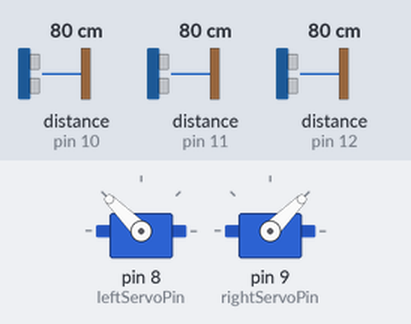
Simulated run of this sketch. Board: Arduino Uno, built with avr-gcc and run on an emulated ATmega328P. On the bench: 2 × servo. Wiring (inferred from the names in the program): 3 × ultrasonic range finder: trigger pin 2, echo pin 10 / trigger pin 3, echo pin 11 / trigger pin 4, echo pin 12. The test bench sets the inputs (shaded band); at power-on: distance to the obstacle (sensors on pin 12, pin 10, pin 11) 80 cm. The echo pulse lasts 58.3 µs per cm.

Above: at 1.2 s.
1.3 s: distance to the obstacle (sensor on pin 12) set to 15 cm
4.3 s: distance to the obstacle (sensor on pin 12) set to 12 cm
At 5.3 s:
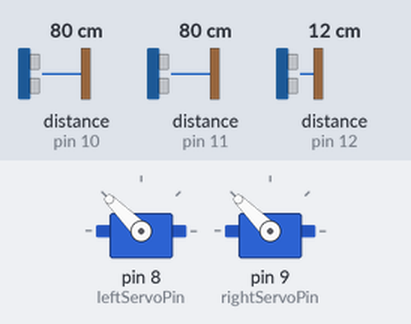
5.9 s: distance to the obstacle (sensor on pin 12) set to 18 cm
At 6.09 s:
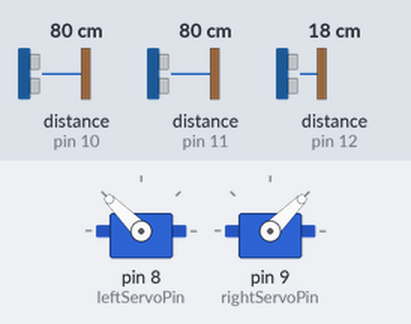
8.9 s: distance to the obstacle (sensor on pin 10) set to 13 cm
11.9 s: distance to the obstacle (sensor on pin 10) set to 10 cm
At 12.3 s:
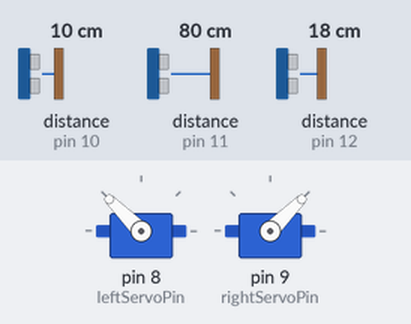
13.4 s: distance to the obstacle (sensor on pin 10) set to 18 cm
At 13.56 s:
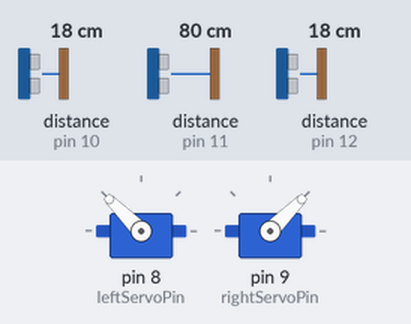
Timing chart, 0 to 17.4 s (numbered marks = the images above; inputs shaded):
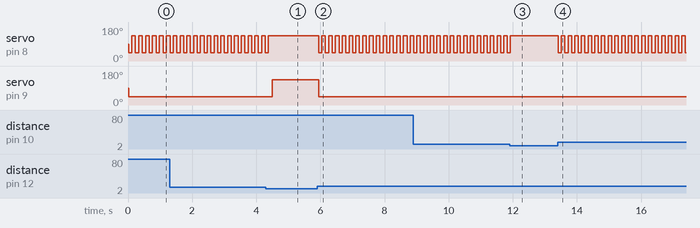

Measured:
- the behaviour switches between 14 and 13 cm on distance to the obstacle (sensor on pin 12) (found by bisection; images 0 and 1)
- the behaviour switches between 12 and 11 cm on distance to the obstacle (sensor on pin 10) (found by bisection; images 2 and 3)
- after the input at 4.3 s, servo on pin 8 (leftServoPin): goes on until 4.4 s, then stays 135°; servo on pin 9 (rightServoPin): 45° → 135° after 0.19 s
- after the input at 5.9 s, servo on pin 8 (leftServoPin): alternates 135° for 0.11 s and 45° for 0.10 s, starting at once; servo on pin 9 (rightServoPin): 135° → 45° at once
- after the input at 11.9 s, servo on pin 8 (leftServoPin): goes on until 11.9 s, then stays 135°
- after the input at 13.4 s, servo on pin 8 (leftServoPin): alternates 135° for 0.11 s and 45° for 0.10 s, starting at once
- by itself, servo on pin 8 (leftServoPin): alternates 135° for 0.11 s and 45° for 0.10 s

The sketch:

labirinto_zum2.ino
```cpp
#include <Servo.h>

Servo rightServo;
Servo leftServo;

const int center = A1;
const int left = A2;
const int right = A0;
const int leftServoPin = 8;
const int rightServoPin = 9;
const int leftSensorPin = 5;
const int middleSensorPin = 6;
const int rightSensorPin = 7;
const int leftTrigPin = 3;
const int frontTrigPin = 4;
const int rightTrigPin = 2;
const int leftEchoPin = 11;
const int frontEchoPin = 12;
const int rightEchoPin = 10;

float getDistance(float trig, float echo){
  digitalWrite(trig, LOW);
  delayMicroseconds(2);
  digitalWrite(trig, HIGH);
  delayMicroseconds(10);
  digitalWrite(trig, LOW);

  long duration = pulseIn(echo, HIGH);
  float distance = duration * 0.034 / 2;

  return distance;

}

void avanti(){
  rightServo.write(0);
  leftServo.write(180);
}

int frontDistance;
int rightDistance;
int leftDistance;
void setup() {
  leftServo.attach(leftServoPin);
  rightServo.attach(rightServoPin);
  pinMode(leftSensorPin, INPUT);
  pinMode(middleSensorPin, INPUT);
  pinMode(rightSensorPin, INPUT);
  pinMode(leftEchoPin, INPUT);
  pinMode(frontEchoPin, INPUT);
  pinMode(rightEchoPin, INPUT);
  pinMode(leftTrigPin, OUTPUT);
  pinMode(frontTrigPin, OUTPUT);
  pinMode(rightTrigPin, OUTPUT);
  //Serial.begin(9600);

  leftServo.write(90);
  rightServo.write(90);
}

void loop() {
  // Leggi le distanze dai sensori di distanza
  frontDistance = getDistance(frontTrigPin, frontEchoPin);
  rightDistance = getDistance(rightTrigPin, rightEchoPin);
  leftDistance = getDistance(leftTrigPin, leftEchoPin);/*
  Serial.print("Front: ");
  Serial.print(frontDistance);
  Serial.print(", Right: ");
  Serial.print(rightDistance);
  Serial.print(", Left: ");
  Serial.println(leftDistance);
  */
  if((rightDistance<10&&rightDistance>7)&&frontDistance>13){
    //Muro destra dritto
    leftServo.write(135);
    rightServo.write(45);
  }else if(rightDistance<7){
    //muro destra troppo vicino
    leftServo.write(135);
    rightServo.write(45);
    delay(50);
  }else if(rightDistance<10&&frontDistance<10&&leftDistance>30){
    //gira a sinistra
    leftServo.write(45);
    rightServo.write(45);
    delay(100);
  }else if(rightDistance>30&&frontDistance<13){
    //gira a destra
    leftServo.write(135);
    rightServo.write(135);
    delay(100);
  }else if(rightDistance>10&&frontDistance>10){
    leftServo.write(45);
    rightServo.write(45);
    delay(100);
    leftServo.write(135);
    rightServo.write(45);
    delay(100);
  }else if(rightDistance<10&&frontDistance<10&&leftDistance<10){
    leftServo.write(45);
    rightServo.write(45);
    delay(100);
  }
}
```
